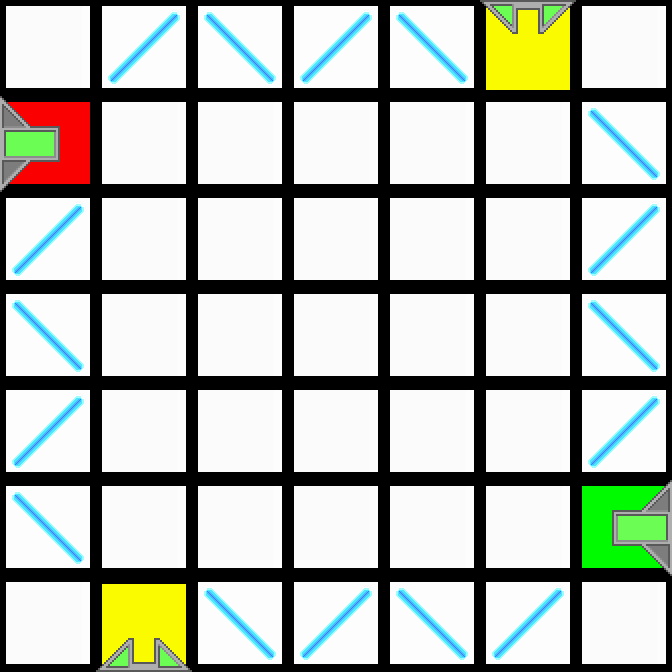

A level layout from a 2D game, rendered from its tile map. Below: a short description, then the map file with its tile-grid data intact:
An orthogonal 7x7 tile map with 96x96 px tiles, 2 tile layers (Colors, Tiles).

<map version="1.0" orientation="orthogonal" renderorder="right-down" width="7" height="7" tilewidth="96" tileheight="96">
 <properties>
  <property name="AvailableTiles" value="1, 12, 1, 2, 15" />
 </properties>
 <tileset firstgid="1" source="../tiles.tsx" />
 <layer name="Colors" width="7" height="7">
  <data encoding="csv">
87,87,87,87,87,84,87,
81,87,87,87,87,87,87,
87,87,87,87,87,87,87,
87,87,87,87,87,87,87,
87,87,87,87,87,87,87,
87,87,87,87,87,87,82,
87,84,87,87,87,87,87
</data>
 </layer>
 <layer name="Tiles" width="7" height="7">
  <data encoding="csv">
1,2,3,2,3,11,1,
6,1,1,1,1,1,3,
2,1,1,1,1,1,2,
3,1,1,1,1,1,3,
2,1,1,1,1,1,2,
3,1,1,1,1,1,8,
1,9,3,2,3,2,1
</data>
 </layer>
</map>
